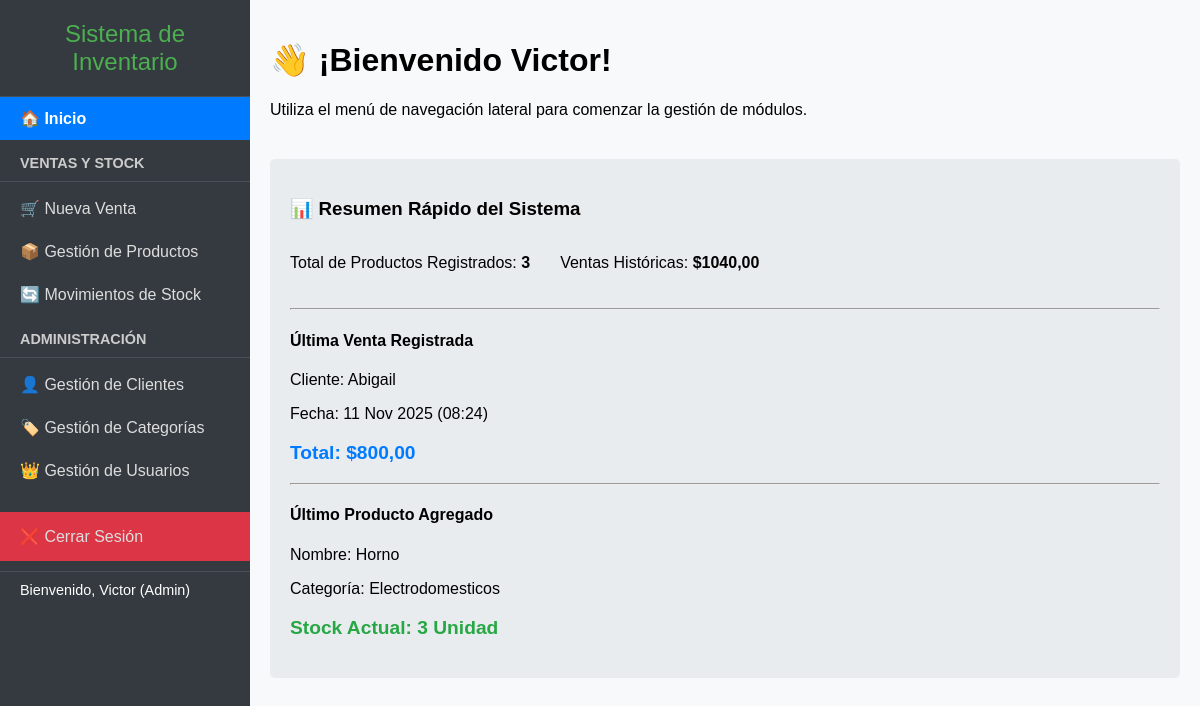
Before: / (signed in) with the older database file.
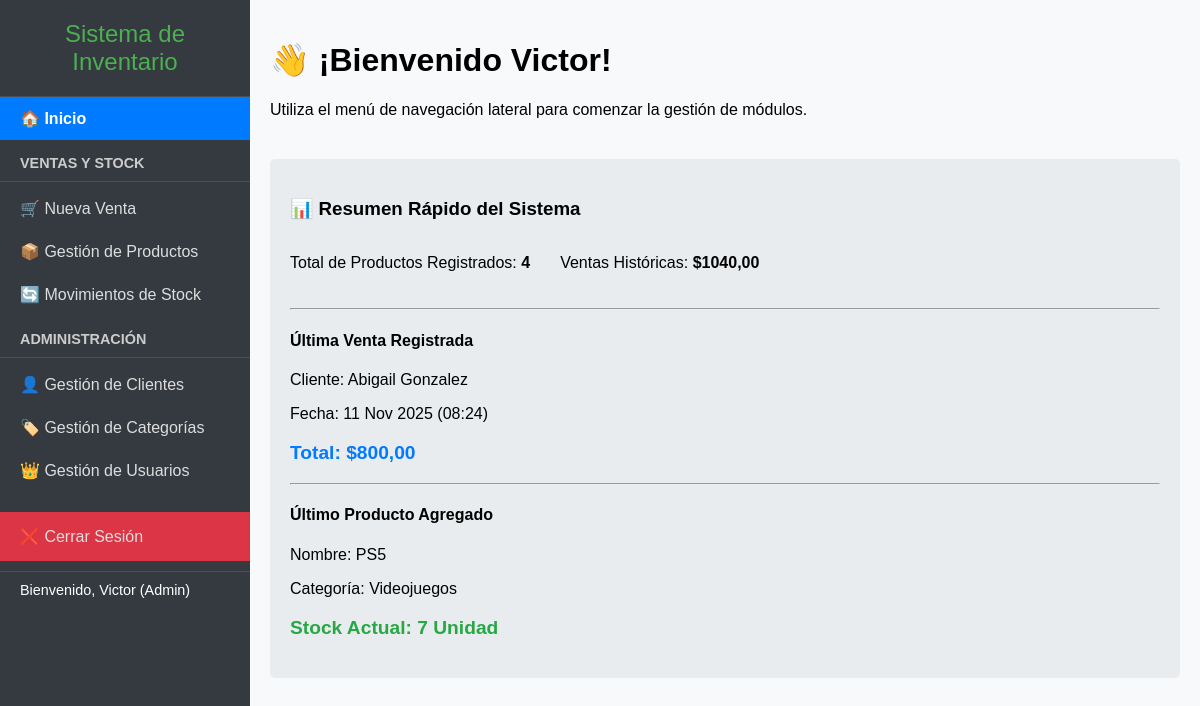
After: the same page with the newer database file.
### inventario/models.py (models this page shows, shortened)
class Venta(models.Model):
    cliente = models.ForeignKey(
        Cliente,
        on_delete=models.PROTECT, # No se puede eliminar un cliente si tiene ventas
        verbose_name='Cliente'
    )
    vendedor = models.ForeignKey(
        User,
        on_delete=models.PROTECT, # No se puede eliminar un usuario si tiene ventas registradas
        verbose_name='Vendedor (Usuario)'
    )
    fecha_venta = models.DateTimeField(auto_now_add=True, verbose_name='Fecha de Venta')
    total = models.DecimalField(max_digits=10, decimal_places=2, default=0.00, verbose_name='Total de la Venta')
    estado = models.CharField(max_length=50, default='Pagada', verbose_name='Estado')
    class Meta:
        verbose_name = 'Venta'
        verbose_name_plural = 'Ventas'
        ordering = ['-fecha_venta']

class Cliente(models.Model):
    nombre_completo = models.CharField(max_length=150, unique=True, verbose_name='Nombre o Razón Social')
    cedula_ruc = models.CharField(max_length=20, unique=True, blank=True, null=True, verbose_name='Cédula/RUC (Identificación)')
    direccion = models.CharField(max_length=255, blank=True, null=True, verbose_name='Dirección')
    telefono = models.CharField(max_length=20, blank=True, null=True, verbose_name='Teléfono')
    email = models.EmailField(max_length=100, blank=True, null=True, verbose_name='Email')
    fecha_creacion = models.DateTimeField(auto_now_add=True, verbose_name='Fecha de Creación')
    class Meta:
        verbose_name = 'Cliente'
        verbose_name_plural = 'Clientes'
        ordering = ['nombre_completo']

class Producto(models.Model):
    idProducto = models.AutoField(primary_key=True)
    nombre = models.CharField(max_length=200, verbose_name='Nombre del Producto')
    categoria = models.ForeignKey(
        Categoria,
        on_delete=models.SET_NULL,
        null=True,
        blank=True,
        verbose_name='Categoría'
    )
    stock = models.IntegerField(default=0, verbose_name='Stock Disponible') # Lo actualizaremos con MovimientoStock
    precio = models.DecimalField(max_digits=10, decimal_places=2, verbose_name='Precio de Venta')
    unidad_medida = models.CharField(max_length=50, default='Unidad', verbose_name='Unidad de Medida')
    class Meta:
        verbose_name = "Producto"
        verbose_name_plural = "Productos"

class Categoria(models.Model):
    idCategoria = models.AutoField(primary_key=True) # Clave primaria autoincremental
    nombre = models.CharField(max_length=100, unique=True, verbose_name='Nombre de la Categoría')
    class Meta:
        verbose_name = "Categoría"
        verbose_name_plural = "Categorías"

### inventario/views.py (the view)
# urls.py: path('', views.home_inventario, name='home_inventario'),
@login_required
def home_inventario(request):
    try:
        ultima_venta = Venta.objects.latest('fecha_venta')
    except Venta.DoesNotExist:
        ultima_venta = None
    try:
        ultimo_producto = Producto.objects.latest('idProducto')
    except Producto.DoesNotExist:
        ultimo_producto = None
    total_ventas = Venta.objects.aggregate(Sum('total'))['total__sum'] or 0
    total_productos = Producto.objects.count()
    contexto = {
        'ultima_venta': ultima_venta,
        'ultimo_producto': ultimo_producto,
        'total_ventas': total_ventas,
        'total_productos': total_productos,
    }
    return render(request, 'home_inventario.html', contexto)

### templates/home_inventario.html (shortened to what this page needs)
{% extends 'base.html' %}
{% block content %}
    <div class="dashboard-content">
        <h1>👋 ¡Bienvenido {{ user.username }}!</h1>
        <p>Utiliza el menú de navegación lateral para comenzar la gestión de módulos.</p>
        <div style="margin-top: 40px; padding: 20px; background-color: #e9ecef; border-radius: 5px;">
            <h3>📊 Resumen Rápido del Sistema</h3>
            <div style="display: flex; gap: 30px; margin-bottom: 20px;">
                <p>Total de Productos Registrados: <strong>{{ total_productos }}</strong></p>
                <p>Ventas Históricas: <strong>${{ total_ventas|default:"0.00"|floatformat:2 }}</strong></p>
            </div>
            <hr>
            <h4>Última Venta Registrada</h4>
            {% if ultima_venta %}
                <p style="margin-bottom: 5px;">
                    Cliente: {{ ultima_venta.cliente.nombre_completo }}
                </p>
                <p style="margin-bottom: 5px;">
                    Fecha: {{ ultima_venta.fecha_venta|date:"d M Y (H:i)" }}
                </p>
                <p style="font-size: 1.2em; font-weight: bold; color: #007bff;">
                    Total: ${{ ultima_venta.total|floatformat:2 }}
                </p>
            {% else %}
                <p>Aún no se ha registrado ninguna venta.</p>
            {% endif %}
            <hr>
            <h4>Último Producto Agregado</h4>
            {% if ultimo_producto %}
                <p style="margin-bottom: 5px;">
                    Nombre: {{ ultimo_producto.nombre }}
                </p>
                <p style="margin-bottom: 5px;">
                    Categoría: {{ ultimo_producto.categoria.nombre|default:"Sin Categoría" }}
                </p>
                <p style="font-size: 1.2em; font-weight: bold; color: #28a745;">
                    Stock Actual: {{ ultimo_producto.stock }} {{ ultimo_producto.unidad_medida }}
                </p>
            {% else %}
                <p>No hay productos registrados en el inventario.</p>
            {% endif %}
        </div>
    </div>
{% endblock content %}

Changed rows visible on the page:
no longer on this page (row unchanged): Producto: nombre "Horno", categoria.nombre "Electrodomesticos", stock "3", unidad_medida "Unidad"
changed through a linked row, Venta: cliente.nombre_completo "Abigail" → "Abigail Gonzalez"
added Producto: nombre "PS5", categoria.nombre "Videojuegos", stock "7", unidad_medida "Unidad"
Other visible differences:
{{ total_productos }}: "3" → "4"
